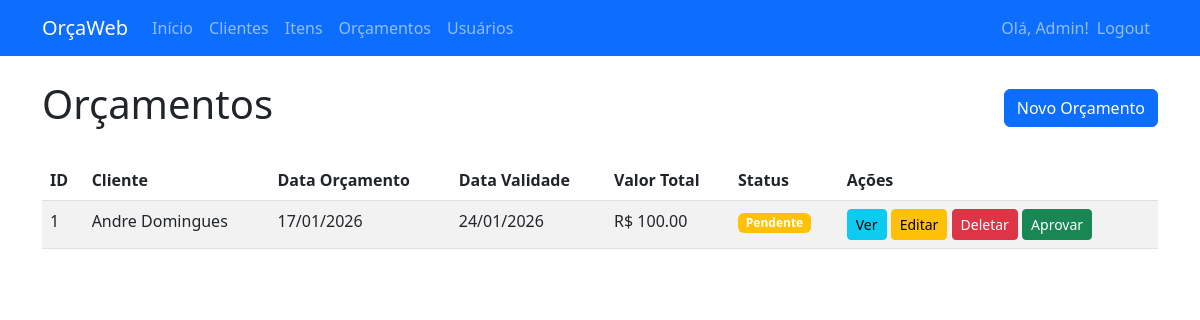
Screenshot of /orcamentos (signed in) with the database file from the repository.
### app/models.py (models this page shows)
class Usuario(db.Model, UserMixin):
    __tablename__ = 'usuarios'
    id = db.Column(db.Integer, primary_key=True)
    nome = db.Column(db.String(100), nullable=False)
    email = db.Column(db.String(120), unique=True, nullable=False)
    senha_hash = db.Column(db.String(128), nullable=False)
    ativo = db.Column(db.Boolean, default=True)
    orcamentos = db.relationship('Orcamento', backref='usuario', lazy=True)

class Orcamento(db.Model):
    __tablename__ = 'orcamentos'
    id = db.Column(db.Integer, primary_key=True)
    cliente_id = db.Column(db.Integer, db.ForeignKey('clientes.id'), nullable=False)
    usuario_id = db.Column(db.Integer, db.ForeignKey('usuarios.id'), nullable=False)
    endereco_cliente_id = db.Column(db.Integer, db.ForeignKey('enderecos_cliente.id'), nullable=False)
    data_orcamento = db.Column(db.Date, nullable=False)
    data_validade = db.Column(db.Date, nullable=False)
    valor_total = db.Column(db.Numeric(10, 2), nullable=False)
    aprovado = db.Column(db.Boolean, default=False)
    endereco = db.relationship('EnderecoCliente', backref='orcamentos')
    itens = db.relationship('OrcamentoItem', backref='orcamento', lazy=True, cascade='all, delete-orphan')

class Cliente(db.Model):
    __tablename__ = 'clientes'
    id = db.Column(db.Integer, primary_key=True)
    nome = db.Column(db.String(100), nullable=False)
    observacoes = db.Column(db.Text)
    criado_em = db.Column(db.DateTime, default=datetime.utcnow)
    contatos = db.relationship('ContatoCliente', backref='cliente', lazy=True)
    enderecos = db.relationship('EnderecoCliente', backref='cliente', lazy=True)
    orcamentos = db.relationship('Orcamento', backref='cliente', lazy=True)

### app/routes.py (the view)
@bp.route('/orcamentos')
@login_required
def orcamentos():
    orcamentos = Orcamento.query.all()
    return render_template('orcamentos.html', orcamentos=orcamentos, app_nome='OrçaWeb', empresa_nome='Sua Empresa', logo_url='')

### app/__init__.py (called while the page is built)
@login_manager.user_loader
def load_user(user_id):
    from .models import Usuario
    return Usuario.query.get(int(user_id))

### templates/orcamentos.html
{% extends "base.html" %}
{% block content %}
<div class="d-flex justify-content-between align-items-center mb-4">
    <h1>Orçamentos</h1>
    <a href="{{ url_for('main.orcamento_novo') }}" class="btn btn-primary">Novo Orçamento</a>
</div>
<table class="table table-striped">
    <thead>
        <tr>
            <th>ID</th>
            <th>Cliente</th>
            <th>Data Orçamento</th>
            <th>Data Validade</th>
            <th>Valor Total</th>
            <th>Status</th>
            <th>Ações</th>
        </tr>
    </thead>
    <tbody>
        {% for orcamento in orcamentos %}
        <tr>
            <td>{{ orcamento.id }}</td>
            <td>{{ orcamento.cliente.nome }}</td>
            <td>{{ orcamento.data_orcamento.strftime('%d/%m/%Y') }}</td>
            <td>{{ orcamento.data_validade.strftime('%d/%m/%Y') }}</td>
            <td>R$ {{ "%.2f"|format(orcamento.valor_total) }}</td>
            <td>
                {% if orcamento.aprovado %}
                    <span class="badge bg-success">Aprovado</span>
                {% else %}
                    <span class="badge bg-warning">Pendente</span>
                {% endif %}
            </td>
            <td>
                <a href="{{ url_for('main.orcamento_detalhes', id=orcamento.id) }}" class="btn btn-sm btn-info">Ver</a>
                {% if not orcamento.aprovado %}
                <a href="{{ url_for('main.orcamento_editar', id=orcamento.id) }}" class="btn btn-sm btn-warning">Editar</a>
                <a href="{{ url_for('main.orcamento_deletar', id=orcamento.id) }}" class="btn btn-sm btn-danger" onclick="return confirm('Tem certeza?')">Deletar</a>
                {% endif %}
                {% if not orcamento.aprovado %}
                <a href="{{ url_for('main.orcamento_aprovar', id=orcamento.id) }}" class="btn btn-sm btn-success" onclick="return confirm('Aprovar orçamento?')">Aprovar</a>
                {% endif %}
            </td>
        </tr>
        {% endfor %}
    </tbody>
</table>
{% endblock %}

### templates/base.html (shortened to what this page needs)
<!DOCTYPE html>
<html lang="pt-BR">
<head>
    <link href="https://cdn.jsdelivr.net/npm/bootstrap@5.3.0/dist/css/bootstrap.min.css" rel="stylesheet">
    <link rel="stylesheet" href="https://cdn.jsdelivr.net/npm/bootstrap-icons@1.10.0/font/bootstrap-icons.css">
</head>
<body>
    <nav class="navbar navbar-expand-lg navbar-dark bg-primary">
        <div class="container">
            {% if logo_url %}
                <img src="{{ logo_url }}" alt="Logo" class="navbar-brand" style="height: 40px;">
            {% else %}
                <a class="navbar-brand" href="#">{{ app_nome }}</a>
            {% endif %}
            <div class="collapse navbar-collapse" id="navbarNav">
                <ul class="navbar-nav me-auto">
                    <li class="nav-item">
                        <a class="nav-link" href="{{ url_for('main.index') }}">Início</a>
                    </li>
                    <li class="nav-item">
                        <a class="nav-link" href="{{ url_for('main.clientes') }}">Clientes</a>
                    </li>
                    <li class="nav-item">
                        <a class="nav-link" href="{{ url_for('main.itens') }}">Itens</a>
                    </li>
                    <li class="nav-item">
                        <a class="nav-link" href="{{ url_for('main.orcamentos') }}">Orçamentos</a>
                    </li>
                    {% if current_user.is_authenticated and current_user.email == 'admin@example.com' %}
                    <li class="nav-item">
                        <a class="nav-link" href="{{ url_for('main.usuarios') }}">Usuários</a>
                    </li>
                    {% endif %}
                </ul>
                <ul class="navbar-nav d-flex align-items-center">
                    <li class="nav-item">
                        <span class="navbar-text">Olá, {{ current_user.nome }}!</span>
                    </li>
                    <li class="nav-item">
                        <a class="nav-link" href="{{ url_for('main.logout') }}">Logout</a>
                    </li>
                </ul>
            </div>
        </div>
    </nav>
    <div class="container mt-4">
        {% block content %}{% endblock %}
    </div>
</body>
</html>

### rows the page displays
Usuario: nome "Admin"
Orcamento: id "1", cliente.nome "Andre Domingues", data_orcamento "17/01/2026", data_validade "24/01/2026", valor_total "100.00", aprovado "Pendente"

### other values shown
{{ app_nome }} "OrçaWeb"
